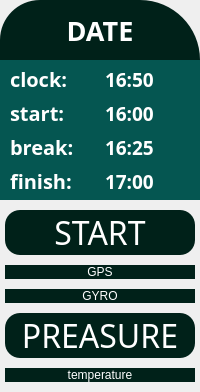
           <widget class="QWidget" name="rightwidget" native="true">
            <property name="styleSheet">
             <string notr="true">border: 0px;</string>
            </property>
            <layout class="QVBoxLayout" name="verticalLayout_8" stretch="1,2,12">
             <property name="spacing">
              <number>0</number>
             </property>
             <property name="leftMargin">
              <number>0</number>
             </property>
             <property name="topMargin">
              <number>0</number>
             </property>
             <property name="rightMargin">
              <number>0</number>
             </property>
             <property name="bottomMargin">
              <number>0</number>
             </property>
             <item>
              <widget class="QWidget" name="dateBg" native="true">
               <property name="minimumSize">
                <size>
                 <width>0</width>
                 <height>60</height>
                </size>
               </property>
               <property name="maximumSize">
                <size>
                 <width>16777215</width>
                 <height>60</height>
                </size>
               </property>
               <property name="styleSheet">
                <string notr="true">border-bottom-right-radius: 0px;
border-bottom-left-radius: 0px;
border-top-right-radius: 60px;
border-top-left-radius: 40px;
border: 0px;
background-color: rgb(0, 33, 25);</string>
               </property>
               <layout class="QVBoxLayout" name="verticalLayout_10">
                <item>
                 <widget class="QLabel" name="dateInput">
                  <property name="sizePolicy">
                   <sizepolicy hsizetype="Preferred" vsizetype="Preferred">
                    <horstretch>0</horstretch>
                    <verstretch>0</verstretch>
                   </sizepolicy>
                  </property>
                  <property name="font">
                   <font>
                    <family>BankGothic Lt BT</family>
                    <pointsize>20</pointsize>
                    <weight>75</weight>
                    <bold>true</bold>
                    <stylestrategy>PreferDefault</stylestrategy>
                   </font>
                  </property>
                  <property name="styleSheet">
                   <string notr="true">color: rgb(255, 255, 255);
background-color: rgba(0, 0, 0, 0);</string>
                  </property>
                  <property name="lineWidth">
                   <number>1</number>
                  </property>
                  <property name="text">
                   <string>DATE</string>
                  </property>
                  <property name="alignment">
                   <set>Qt::AlignCenter</set>
                  </property>
                 </widget>
                </item>
               </layout>
              </widget>
             </item>
             <item>
              <widget class="QWidget" name="clockBg" native="true">
               <property name="styleSheet">
                <string notr="true">background-color: rgb(5, 86, 81);
border-radius: 0px;</string>
               </property>
               <layout class="QGridLayout" name="gridLayout_2">
                <property name="leftMargin">
                 <number>10</number>
                </property>
                <property name="topMargin">
                 <number>5</number>
                </property>
                <property name="rightMargin">
                 <number>10</number>
                </property>
                <property name="bottomMargin">
                 <number>5</number>
                </property>
                <property name="horizontalSpacing">
                 <number>10</number>
                </property>
                <item row="1" column="1">
                 <widget class="QLabel" name="clockInput">
                  <property name="sizePolicy">
                   <sizepolicy hsizetype="Preferred" vsizetype="Preferred">
                    <horstretch>0</horstretch>
                    <verstretch>0</verstretch>
                   </sizepolicy>
                  </property>
                  <property name="font">
                   <font>
                    <family>BankGothic Lt BT</family>
                    <pointsize>14</pointsize>
                    <weight>75</weight>
                    <bold>true</bold>
                    <stylestrategy>PreferDefault</stylestrategy>
                   </font>
                  </property>
                  <property name="styleSheet">
                   <string notr="true">color: rgb(255, 255, 255);
background-color: rgba(0, 0, 0, 0);</string>
                  </property>
                  <property name="lineWidth">
                   <number>1</number>
                  </property>
                  <property name="text">
                   <string>16:50</string>
                  </property>
                  <property name="alignment">
                   <set>Qt::AlignLeading|Qt::AlignLeft|Qt::AlignVCenter</set>
                  </property>
                 </widget>
                </item>
                <item row="2" column="1">
                 <widget class="QLabel" name="startInput">
                  <property name="sizePolicy">
                   <sizepolicy hsizetype="Preferred" vsizetype="Preferred">
                    <horstretch>0</horstretch>
                    <verstretch>0</verstretch>
                   </sizepolicy>
                  </property>
                  <property name="font">
                   <font>
                    <family>BankGothic Lt BT</family>
                    <pointsize>14</pointsize>
                    <weight>75</weight>
                    <bold>true</bold>
                    <stylestrategy>PreferDefault</stylestrategy>
                   </font>
                  </property>
                  <property name="styleSheet">
                   <string notr="true">color: rgb(255, 255, 255);
background-color: rgba(0, 0, 0, 0);</string>
                  </property>
                  <property name="lineWidth">
                   <number>1</number>
                  </property>
                  <property name="text">
                   <string>16:00</string>
                  </property>
                  <property name="alignment">
                   <set>Qt::AlignLeading|Qt::AlignLeft|Qt::AlignVCenter</set>
                  </property>
                 </widget>
                </item>
                <item row="4" column="0">
                 <widget class="QLabel" name="finishText">
                  <property name="sizePolicy">
                   <sizepolicy hsizetype="Preferred" vsizetype="Preferred">
                    <horstretch>0</horstretch>
                    <verstretch>0</verstretch>
                   </sizepolicy>
                  </property>
                  <property name="font">
                   <font>
                    <family>BankGothic Lt BT</family>
                    <pointsize>15</pointsize>
                    <weight>75</weight>
                    <bold>true</bold>
                    <stylestrategy>PreferDefault</stylestrategy>
                   </font>
                  </property>
                  <property name="styleSheet">
                   <string notr="true">color: rgb(255, 255, 255);
background-color: rgba(0, 0, 0, 0);</string>
                  </property>
                  <property name="lineWidth">
                   <number>1</number>
                  </property>
                  <property name="text">
                   <string>finish:</string>
                  </property>
                  <property name="alignment">
                   <set>Qt::AlignLeading|Qt::AlignLeft|Qt::AlignVCenter</set>
                  </property>
                 </widget>
                </item>
                <item row="4" column="1">
                 <widget class="QLabel" name="finishInput">
                  <property name="sizePolicy">
                   <sizepolicy hsizetype="Preferred" vsizetype="Preferred">
                    <horstretch>0</horstretch>
                    <verstretch>0</verstretch>
                   </sizepolicy>
                  </property>
                  <property name="font">
                   <font>
                    <family>BankGothic Lt BT</family>
                    <pointsize>14</pointsize>
                    <weight>75</weight>
                    <bold>true</bold>
                    <stylestrategy>PreferDefault</stylestrategy>
                   </font>
                  </property>
                  <property name="styleSheet">
                   <string notr="true">color: rgb(255, 255, 255);
background-color: rgba(0, 0, 0, 0);</string>
                  </property>
                  <property name="lineWidth">
                   <number>1</number>
                  </property>
                  <property name="text">
                   <string>17:00</string>
                  </property>
                  <property name="alignment">
                   <set>Qt::AlignLeading|Qt::AlignLeft|Qt::AlignVCenter</set>
                  </property>
                 </widget>
                </item>
                <item row="3" column="0">
                 <widget class="QLabel" name="breakText">
                  <property name="sizePolicy">
                   <sizepolicy hsizetype="Preferred" vsizetype="Preferred">
                    <horstretch>0</horstretch>
                    <verstretch>0</verstretch>
                   </sizepolicy>
                  </property>
                  <property name="font">
                   <font>
                    <family>BankGothic Lt BT</family>
                    <pointsize>15</pointsize>
                    <weight>75</weight>
                    <bold>true</bold>
                    <stylestrategy>PreferDefault</stylestrategy>
                   </font>
                  </property>
                  <property name="styleSheet">
                   <string notr="true">color: rgb(255, 255, 255);
background-color: rgba(0, 0, 0, 0);</string>
                  </property>
                  <property name="lineWidth">
                   <number>1</number>
                  </property>
                  <property name="text">
                   <string>break:</string>
                  </property>
                  <property name="alignment">
                   <set>Qt::AlignLeading|Qt::AlignLeft|Qt::AlignVCenter</set>
                  </property>
                 </widget>
                </item>
                <item row="3" column="1">
                 <widget class="QLabel" name="breakInput">
                  <property name="sizePolicy">
                   <sizepolicy hsizetype="Preferred" vsizetype="Preferred">
                    <horstretch>0</horstretch>
                    <verstretch>0</verstretch>
                   </sizepolicy>
                  </property>
                  <property name="font">
                   <font>
                    <family>BankGothic Lt BT</family>
                    <pointsize>14</pointsize>
                    <weight>75</weight>
                    <bold>true</bold>
                    <stylestrategy>PreferDefault</stylestrategy>
                   </font>
                  </property>
                  <property name="styleSheet">
                   <string notr="true">color: rgb(255, 255, 255);
background-color: rgba(0, 0, 0, 0);</string>
                  </property>
                  <property name="lineWidth">
                   <number>1</number>
                  </property>
                  <property name="text">
                   <string>16:25</string>
                  </property>
                  <property name="alignment">
                   <set>Qt::AlignLeading|Qt::AlignLeft|Qt::AlignVCenter</set>
                  </property>
                 </widget>
                </item>
                <item row="2" column="0">
                 <widget class="QLabel" name="startText">
                  <property name="sizePolicy">
                   <sizepolicy hsizetype="Preferred" vsizetype="Preferred">
                    <horstretch>0</horstretch>
                    <verstretch>0</verstretch>
                   </sizepolicy>
                  </property>
                  <property name="font">
                   <font>
                    <family>BankGothic Lt BT</family>
                    <pointsize>15</pointsize>
                    <weight>75</weight>
                    <bold>true</bold>
                    <stylestrategy>PreferDefault</stylestrategy>
                   </font>
                  </property>
                  <property name="styleSheet">
                   <string notr="true">color: rgb(255, 255, 255);
background-color: rgba(0, 0, 0, 0);</string>
                  </property>
                  <property name="lineWidth">
                   <number>1</number>
                  </property>
                  <property name="text">
                   <string>start:</string>
                  </property>
                  <property name="alignment">
                   <set>Qt::AlignLeading|Qt::AlignLeft|Qt::AlignVCenter</set>
                  </property>
                 </widget>
                </item>
                <item row="1" column="0">
                 <widget class="QLabel" name="clockText">
                  <property name="sizePolicy">
                   <sizepolicy hsizetype="Preferred" vsizetype="Preferred">
                    <horstretch>0</horstretch>
                    <verstretch>0</verstretch>
                   </sizepolicy>
                  </property>
                  <property name="font">
                   <font>
                    <family>BankGothic Lt BT</family>
                    <pointsize>15</pointsize>
                    <weight>75</weight>
                    <bold>true</bold>
                    <stylestrategy>PreferDefault</stylestrategy>
                   </font>
                  </property>
                  <property name="styleSheet">
                   <string notr="true">color: rgb(255, 255, 255);
background-color: rgba(0, 0, 0, 0);</string>
                  </property>
                  <property name="lineWidth">
                   <number>1</number>
                  </property>
                  <property name="text">
                   <string>clock:</string>
                  </property>
                  <property name="alignment">
                   <set>Qt::AlignLeading|Qt::AlignLeft|Qt::AlignVCenter</set>
                  </property>
                 </widget>
                </item>
               </layout>
              </widget>
             </item>
             <item>
              <widget class="QWidget" name="btns" native="true">
               <layout class="QVBoxLayout" name="verticalLayout_18" stretch="1,1,1,1,1">
                <property name="spacing">
                 <number>10</number>
                </property>
                <property name="leftMargin">
                 <number>5</number>
                </property>
                <property name="topMargin">
                 <number>10</number>
                </property>
                <property name="rightMargin">
                 <number>5</number>
                </property>
                <property name="bottomMargin">
                 <number>10</number>
                </property>
                <item>
                 <widget class="QPushButton" name="startBtn">
                  <property name="sizePolicy">
                   <sizepolicy hsizetype="Preferred" vsizetype="Preferred">
                    <horstretch>0</horstretch>
                    <verstretch>0</verstretch>
                   </sizepolicy>
                  </property>
                  <property name="font">
                   <font>
                    <family>BankGothic Lt BT</family>
                    <pointsize>24</pointsize>
                    <weight>50</weight>
                    <italic>false</italic>
                    <bold>false</bold>
                   </font>
                  </property>
                  <property name="cursor">
                   <cursorShape>PointingHandCursor</cursorShape>
                  </property>
                  <property name="mouseTracking">
                   <bool>false</bool>
                  </property>
                  <property name="acceptDrops">
                   <bool>false</bool>
                  </property>
                  <property name="styleSheet">
                   <string notr="true">QPushButton {

color: rgb(255, 255, 255);
background-color: rgb(0, 33, 25);
border-radius: 15px;
font: 24pt &quot;BankGothic Lt BT&quot;;

}


QPushButton:hover{
border: 3px solid #3BFCCC;
color: rgb(255, 255, 255);
background-color: #055651;
border-radius: 15px;


}</string>
                  </property>
                  <property name="text">
                   <string>START</string>
                  </property>
                  <property name="checkable">
                   <bool>false</bool>
                  </property>
                  <property name="flat">
                   <bool>false</bool>
                  </property>
                  <property name="color" stdset="0">
                   <color>
                    <red>0</red>
                    <green>0</green>
                    <blue>0</blue>
                   </color>
                  </property>
                 </widget>
                </item>
                <item>
                 <widget class="QPushButton" name="gpsBtn">
                  <property name="sizePolicy">
                   <sizepolicy hsizetype="Preferred" vsizetype="Preferred">
                    <horstretch>0</horstretch>
                    <verstretch>0</verstretch>
                   </sizepolicy>
                  </property>
                  <property name="cursor">
                   <cursorShape>PointingHandCursor</cursorShape>
                  </property>
                  <property name="styleSheet">
                   <string notr="true">QPushButton {

color: rgb(255, 255, 255);
background-color: rgb(0, 33, 25);
border-radius: 15px;
font: 24pt &quot;BankGothic Lt BT&quot;;

}


QPushButton:hover{
border: 3px solid #3BFCCC;
color: rgb(255, 255, 255);
background-color: #055651;
border-radius: 15px;

}</string>
                  </property>
                  <property name="text">
                   <string>GPS</string>
                  </property>
                 </widget>
                </item>
                <item>
                 <widget class="QPushButton" name="gyroBtn">
                  <property name="sizePolicy">
                   <sizepolicy hsizetype="Preferred" vsizetype="Preferred">
                    <horstretch>0</horstretch>
                    <verstretch>0</verstretch>
                   </sizepolicy>
                  </property>
                  <property name="cursor">
                   <cursorShape>PointingHandCursor</cursorShape>
                  </property>
                  <property name="styleSheet">
                   <string notr="true">QPushButton{color: rgb(255, 255, 255);
background-color: rgb(0, 33, 25);
border-radius: 15px;
font: 24pt &quot;BankGothic Lt BT&quot;;
}

QPushButton:hover{
border: 3px solid #3BFCCC;
color: rgb(255, 255, 255);
background-color: #055651;
border-radius: 15px;

}</string>
                  </property>
                  <property name="text">
                   <string>GYRO</string>
                  </property>
                 </widget>
                </item>
                <item>
                 <widget class="QPushButton" name="preaBtn">
                  <property name="sizePolicy">
                   <sizepolicy hsizetype="Preferred" vsizetype="Preferred">
                    <horstretch>0</horstretch>
                    <verstretch>0</verstretch>
                   </sizepolicy>
                  </property>
                  <property name="font">
                   <font>
                    <family>BankGothic Lt BT</family>
                    <pointsize>24</pointsize>
                    <weight>50</weight>
                    <italic>false</italic>
                    <bold>false</bold>
                   </font>
                  </property>
                  <property name="cursor">
                   <cursorShape>PointingHandCursor</cursorShape>
                  </property>
                  <property name="styleSheet">
                   <string notr="true">QPushButton{color: rgb(255, 255, 255);
background-color: rgb(0, 33, 25);
border-radius: 15px;
font: 24pt &quot;BankGothic Lt BT&quot;;
}

QPushButton:hover{
border: 3px solid #3BFCCC;
color: rgb(255, 255, 255);
background-color: #055651;
border-radius: 15px;

}</string>
                  </property>
                  <property name="text">
                   <string>PREASURE</string>
                  </property>
                 </widget>
                </item>
                <item>
                 <widget class="QPushButton" name="tempBtn">
                  <property name="sizePolicy">
                   <sizepolicy hsizetype="Preferred" vsizetype="Preferred">
                    <horstretch>0</horstretch>
                    <verstretch>0</verstretch>
                   </sizepolicy>
                  </property>
                  <property name="cursor">
                   <cursorShape>PointingHandCursor</cursorShape>
                  </property>
                  <property name="styleSheet">
                   <string notr="true">QPushButton{color: rgb(255, 255, 255);
background-color: rgb(0, 33, 25);
border-radius: 15px;
font: 24pt &quot;BankGothic Lt BT&quot;;
}

QPushButton:hover{
border: 3px solid #3BFCCC;
color: rgb(255, 255, 255);
background-color: #055651;
border-radius: 15px;

}</string>
                  </property>
                  <property name="text">
                   <string>temperature</string>
                  </property>
                 </widget>
                </item>
               </layout>
               <zorder>startBtn</zorder>
               <zorder>gyroBtn</zorder>
               <zorder>preaBtn</zorder>
               <zorder>tempBtn</zorder>
               <zorder>gpsBtn</zorder>
              </widget>
             </item>
            </layout>
           </widget>
